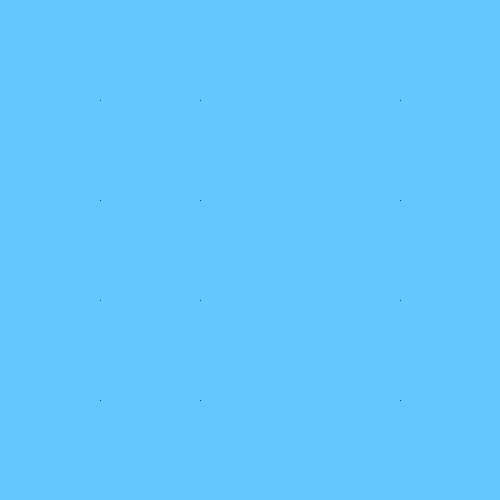
Frame 1 (no input)
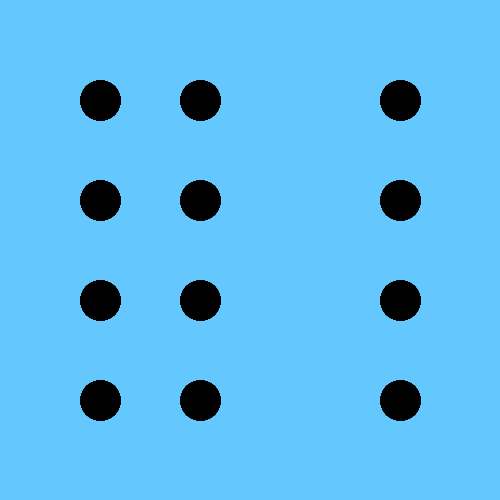
Frame 60 (the mouse pressed at the canvas centre just before this capture)
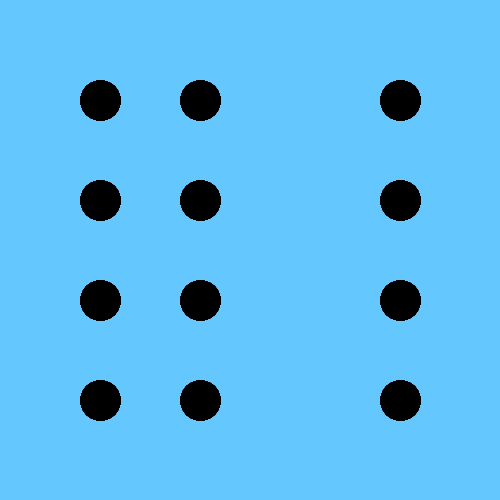
Frame 120 (the mouse held since frame 60 and released just before this capture)

The Processing sketch that drew these frames (run headless with seeded random() and noise(); from frame 60 on, the mouse is pressed at the canvas centre):

// Processing sketch: processing_155855
// ── processing_155855.pde

void setup() {  
  size(500,500);
  background(100,200,400);
}

void draw() { 
point(100,100);
point(100,200);
point(100,300);
point(100,400);
point(200,100);
point(200,300);
point(200,400);
point(200,200);
point(400,100);
point(400,200);
point(400,300);
point(400,400);
strokeWeight(40);
}
